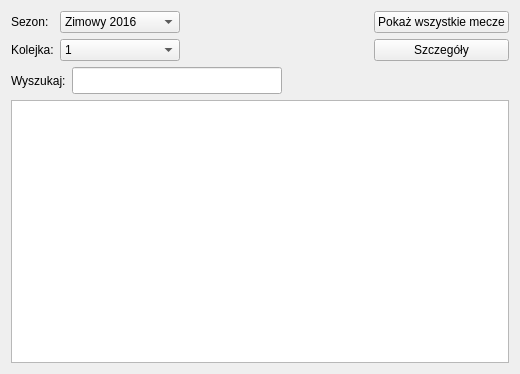
<?xml version="1.0" encoding="UTF-8"?>
<ui version="4.0">
 <class>ZawodnikHistoria</class>
 <widget class="QWidget" name="ZawodnikHistoria">
  <property name="geometry">
   <rect>
    <x>0</x>
    <y>0</y>
    <width>520</width>
    <height>374</height>
   </rect>
  </property>
  <property name="windowTitle">
   <string>Form</string>
  </property>
  <layout class="QVBoxLayout" name="verticalLayout_2">
   <item>
    <layout class="QVBoxLayout" name="verticalLayout">
     <item>
      <layout class="QHBoxLayout" name="horizontalLayout">
       <property name="spacing">
        <number>6</number>
       </property>
       <property name="sizeConstraint">
        <enum>QLayout::SetDefaultConstraint</enum>
       </property>
       <item>
        <layout class="QGridLayout" name="gridLayout">
         <item row="1" column="2">
          <spacer name="horizontalSpacer_3">
           <property name="orientation">
            <enum>Qt::Horizontal</enum>
           </property>
           <property name="sizeHint" stdset="0">
            <size>
             <width>40</width>
             <height>20</height>
            </size>
           </property>
          </spacer>
         </item>
         <item row="1" column="1">
          <widget class="QComboBox" name="comboBox_kolejka">
           <item>
            <property name="text">
             <string>1</string>
            </property>
           </item>
           <item>
            <property name="text">
             <string>2</string>
            </property>
           </item>
           <item>
            <property name="text">
             <string>3</string>
            </property>
           </item>
           <item>
            <property name="text">
             <string>4</string>
            </property>
           </item>
           <item>
            <property name="text">
             <string>5</string>
            </property>
           </item>
           <item>
            <property name="text">
             <string>6</string>
            </property>
           </item>
          </widget>
         </item>
         <item row="0" column="1">
          <widget class="QComboBox" name="comboBox_sezon">
           <item>
            <property name="text">
             <string>Zimowy 2016</string>
            </property>
           </item>
           <item>
            <property name="text">
             <string>Wakacyjny 2016</string>
            </property>
           </item>
           <item>
            <property name="text">
             <string>Letni 2016</string>
            </property>
           </item>
           <item>
            <property name="text">
             <string>Zimowy 2015</string>
            </property>
           </item>
           <item>
            <property name="text">
             <string>Wakacyjny 2015</string>
            </property>
           </item>
           <item>
            <property name="text">
             <string>Letni 2015</string>
            </property>
           </item>
          </widget>
         </item>
         <item row="0" column="0">
          <widget class="QLabel" name="label">
           <property name="text">
            <string>Sezon:</string>
           </property>
          </widget>
         </item>
         <item row="1" column="0">
          <widget class="QLabel" name="label_2">
           <property name="text">
            <string>Kolejka:</string>
           </property>
          </widget>
         </item>
         <item row="0" column="2">
          <spacer name="horizontalSpacer">
           <property name="orientation">
            <enum>Qt::Horizontal</enum>
           </property>
           <property name="sizeHint" stdset="0">
            <size>
             <width>40</width>
             <height>20</height>
            </size>
           </property>
          </spacer>
         </item>
        </layout>
       </item>
       <item>
        <layout class="QVBoxLayout" name="verticalLayout_3">
         <item>
          <widget class="QPushButton" name="pushButton_wszystkie_mecze">
           <property name="text">
            <string>Pokaż wszystkie mecze</string>
           </property>
          </widget>
         </item>
         <item>
          <widget class="QPushButton" name="pushButton_Szczegoly">
           <property name="text">
            <string>Szczegóły</string>
           </property>
          </widget>
         </item>
        </layout>
       </item>
      </layout>
     </item>
     <item>
      <layout class="QHBoxLayout" name="horizontalLayout_2">
       <item>
        <widget class="QLabel" name="label_3">
         <property name="text">
          <string>Wyszukaj:</string>
         </property>
        </widget>
       </item>
       <item alignment="Qt::AlignLeft">
        <widget class="QLineEdit" name="lineEdit">
         <property name="minimumSize">
          <size>
           <width>210</width>
           <height>27</height>
          </size>
         </property>
        </widget>
       </item>
       <item>
        <spacer name="horizontalSpacer_2">
         <property name="orientation">
          <enum>Qt::Horizontal</enum>
         </property>
         <property name="sizeType">
          <enum>QSizePolicy::Expanding</enum>
         </property>
         <property name="sizeHint" stdset="0">
          <size>
           <width>40</width>
           <height>20</height>
          </size>
         </property>
        </spacer>
       </item>
      </layout>
     </item>
     <item>
      <widget class="QTableView" name="tableView"/>
     </item>
    </layout>
   </item>
  </layout>
 </widget>
 <resources/>
 <connections/>
</ui>
